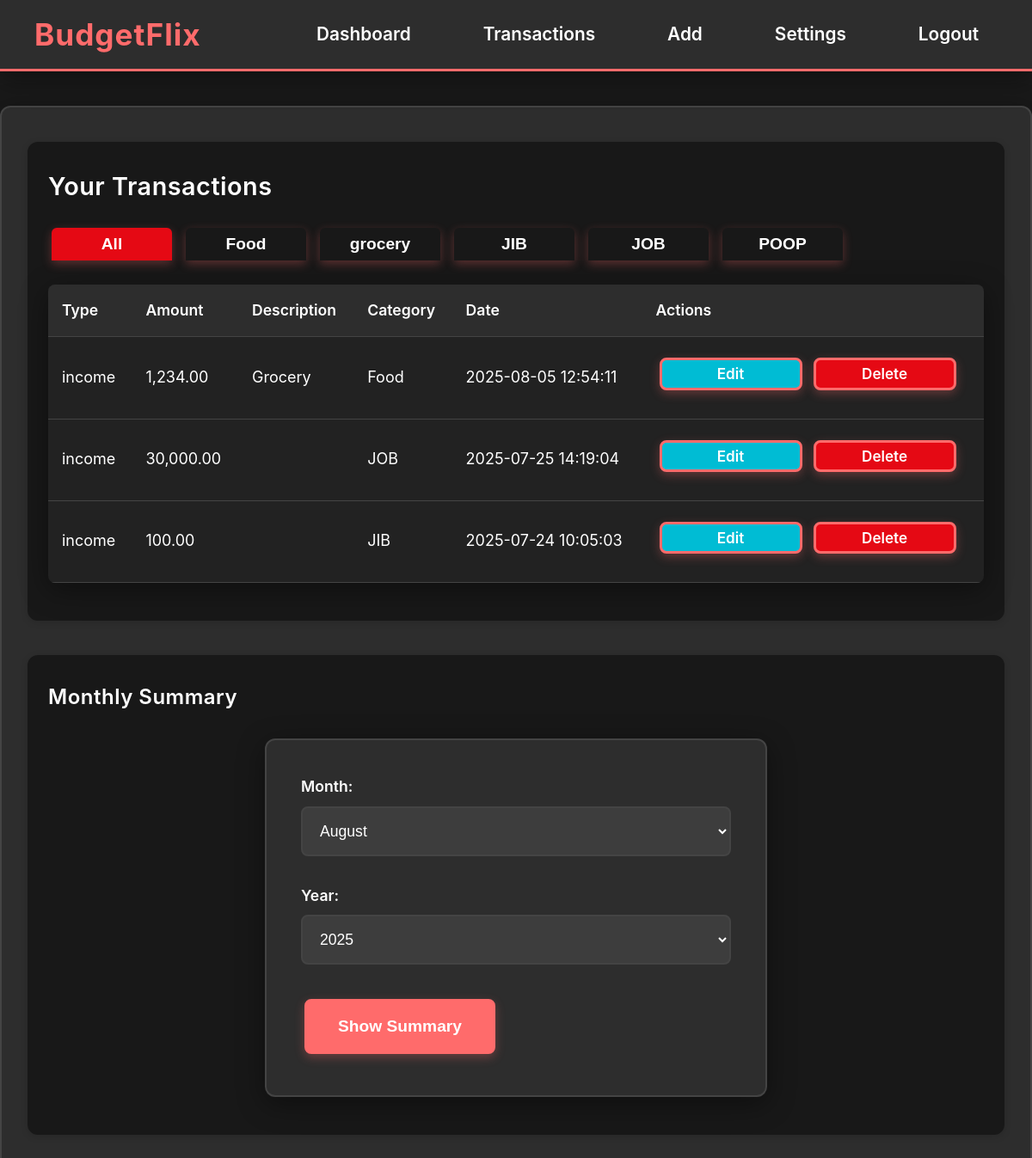
The page /transactions.php?type=income (signed in) on the database its author committed.
### tables this page shows
CREATE TABLE `transactions` (
  `id` int(11) NOT NULL,
  `user_id` int(11) NOT NULL,
  `member_id` int(11) DEFAULT NULL,
  `type` enum('income','expense') NOT NULL,
  `amount` decimal(10,2) NOT NULL,
  `description` varchar(255) DEFAULT NULL,
  `category` varchar(100) DEFAULT NULL,
  `created_at` timestamp NOT NULL DEFAULT current_timestamp(),
  `updated_at` timestamp NOT NULL DEFAULT current_timestamp() ON UPDATE current_timestamp()
);

### transactions.php (the view, shortened to what this page needs)
<?php
require_once 'includes/db.php';
$user_id = $_SESSION['user_id'];
$type_filter = $_GET['type'] ?? '';
$transactions = [];
$query = 'SELECT id, type, amount, description, category, created_at FROM transactions WHERE user_id = ?';
$params = [$user_id];
$types = 'i';
if ($type_filter) { $query .= ' AND type = ?'; $params[] = $type_filter; $types .= 's'; }
$query .= ' ORDER BY created_at DESC';
$stmt = $conn->prepare($query);
$stmt->bind_param($types, ...$params);
$stmt->execute();
$stmt->bind_result($id, $type, $amount, $description, $category, $created_at);
while ($stmt->fetch()) {
    $transactions[] = [
        'id' => $id,
        'type' => $type,
        'amount' => $amount,
        'description' => $description,
        'category' => $category,
        'created_at' => $created_at
    ];
}
$categories = [];
$res = $conn->query("SELECT DISTINCT category FROM transactions WHERE user_id = $user_id ORDER BY category ASC");
while ($row = $res->fetch_assoc()) {
    $categories[] = $row['category'];
}
$summary_month = $_POST['summary_month'] ?? date('m');
$summary_year = $_POST['summary_year'] ?? date('Y');
?>
<!DOCTYPE html>
<html lang="en">
<head>
    <link rel="stylesheet" href="assets/style.css">
</head>
<body>
    <div class="navbar">
        <div class="navbar-logo">BudgetFlix</div>
        <div class="navbar-links">
            <a href="dashboard.php">Dashboard</a>
            <a href="transactions.php">Transactions</a>
            <a href="add_transaction.php">Add</a>
            <a href="settings.php">Settings</a>
            <a href="logout.php">Logout</a>
        </div>
    </div>
    <div class="container">
        <div class="section-card" style="background:#181818; border-radius:12px; box-shadow:0 2px 8px #0002; padding:32px 24px 24px 24px; margin-bottom:40px;">
        <h2 style="margin-top:0;">Your Transactions</h2>
        <div class="tab-bar">
            <button class="tab-btn active" data-tab="tab-all">All</button>
            <?php foreach ($categories as $cat): ?>
                <button class="tab-btn" data-tab="tab-<?= htmlspecialchars(preg_replace('/[^a-zA-Z0-9]/', '', $cat)) ?>">
                    <?= htmlspecialchars($cat) ?>
                </button>
            <?php endforeach; ?>
        </div>
        <div id="tab-all" class="tab-content active">
            <?php if (empty($transactions)): ?>
                <p>No transactions found.</p>
            <?php else: ?>
            <table style="border-collapse: collapse; width: 100%; background:#222; color:#fff; border-radius:8px; overflow:hidden;">
                <thead>
                    <tr style="background:#181818;">
                        <th>Type</th>
                        <th>Amount</th>
                        <th>Description</th>
                        <th>Category</th>
                        <th>Date</th>
                        <th>Actions</th>
                    </tr>
                </thead>
                <tbody>
                    <?php foreach ($transactions as $t): ?>
                        <tr style="border-bottom:1px solid #333;">
                            <td><?= htmlspecialchars($t['type']) ?></td>
                            <td><?= number_format($t['amount'], 2) ?></td>
                            <td><?= htmlspecialchars($t['description']) ?></td>
                            <td><?= htmlspecialchars($t['category']) ?></td>
                            <td><?= htmlspecialchars($t['created_at']) ?></td>
                            <td>
                                <a href="edit_transaction.php?id=<?= $t['id'] ?>" class="action-btn" style="padding:2px 10px; font-size:0.95em; background:#00bcd4;">Edit</a>
                                <a href="delete_transaction.php?id=<?= $t['id'] ?>" class="action-btn" style="padding:2px 10px; font-size:0.95em; background:#e50914;" onclick="return confirm('Are you sure you want to delete this transaction?');">Delete</a>
                            </td>
                        </tr>
                    <?php endforeach; ?>
                </tbody>
            </table>
            <?php endif; ?>
        </div>
        </div>
        <div class="section-card" style="background:#181818; border-radius:12px; box-shadow:0 2px 8px #0002; padding:32px 24px 24px 24px; margin-bottom:40px;">
        <h3 style="margin-top:0;">Monthly Summary</h3>
        <form method="post" action="transactions.php" style="margin-bottom: 20px;">
            <label>Month:
                <select name="summary_month">
                    <?php for ($m=1; $m<=12; $m++): ?>
                        <option value="<?= $m ?>"<?= $summary_month==$m?' selected':''; ?>><?= date('F', mktime(0,0,0,$m,1)) ?></option>
                    <?php endfor; ?>
                </select>
            </label>
            <label>Year:
                <select name="summary_year">
                    <?php for ($y=date('Y')-5; $y<=date('Y'); $y++): ?>
                        <option value="<?= $y ?>"<?= $summary_year==$y?' selected':''; ?>><?= $y ?></option>
                    <?php endfor; ?>
                </select>
            </label>
            <button type="submit" name="show_summary" value="1" class="action-btn">Show Summary</button>
        </form>
        </div>
    </div>
</body>
</html>

### assets/style.css (style rules this page uses)
:root { --primary-color: #ff6b6b; --primary-hover: #ff5252; --secondary-color: #4CAF50; --secondary-hover: #45a049; --accent-color: #2196F3; --accent-hover: #1976D2; --warning-color: #FF9800; --warning-hover: #F57C00; --success-color: #4CAF50; --success-hover: #45a049; --danger-color: #f44336; --danger-hover: #d32f2f; --bg-primary: #1a1a1a; --bg-secondary: #2d2d2d; --bg-card: #3d3d3d; --bg-light: #f5f5f5; --bg-light-secondary: #ffffff; --bg-light-card: #ffffff; --text-primary: #ffffff; --text-secondary: #cccccc; --text-muted: #888888; --text-dark: #222222; --text-dark-secondary: #666666; --border-color: #444444; --border-light: #eeeeee; --shadow: 0 8px 32px rgba(0,0,0,0.4); --shadow-light: 0 2px 8px rgba(0,0,0,0.08); --transition: all 0.3s cubic-bezier(0.4, 0, 0.2, 1); --border-radius: 12px; --border-radius-sm: 8px; }
body { font-family: 'Inter', 'Segoe UI', 'Arial', sans-serif; background: var(--bg-primary); color: var(--text-primary); margin: 0; padding: 0; line-height: 1.6; font-size: 18px; transition: var(--transition); min-height: 100vh; }
h1, h2, h3, h4, h5, h6 { color: var(--text-primary); font-weight: 600; letter-spacing: 0.5px; margin: 0 0 20px 0; line-height: 1.4; }
h2 { font-size: 1.8rem; }
h3 { font-size: 1.5rem; }
a { color: var(--primary-color); text-decoration: underline; font-weight: 500; transition: var(--transition); }
.navbar { background: var(--bg-secondary); color: var(--text-primary); display: flex; align-items: center; justify-content: space-between; padding: 0 40px; height: 80px; position: sticky; top: 0; z-index: 1000; box-shadow: var(--shadow); border-bottom: 3px solid var(--primary-color); transition: var(--transition); }
.navbar-logo { font-size: 2.2rem; font-weight: bold; color: var(--primary-color); letter-spacing: 1px; transition: var(--transition); }
.navbar-links { display: flex; gap: 40px; align-items: center; }
.navbar-links a { color: var(--text-primary); font-size: 1.3rem; font-weight: 600; padding: 12px 20px; border-radius: var(--border-radius-sm); transition: var(--transition); text-decoration: none; border: 2px solid transparent; position: relative; overflow: hidden; }
.navbar-links a::before { content: ''; position: absolute; top: 0; left: -100%; width: 100%; height: 100%; background: var(--primary-color); transition: var(--transition); z-index: -1; }
.container { max-width: 1200px; margin: 40px auto 0 auto; padding: 40px 30px; background: var(--bg-secondary); border-radius: var(--border-radius); box-shadow: var(--shadow); border: 2px solid var(--border-color); transition: var(--transition); }
button, .action-btn { background: var(--primary-color); color: var(--text-primary); border: 3px solid var(--primary-color); border-radius: var(--border-radius-sm); padding: 18px 36px; font-size: 1.2rem; font-weight: 600; cursor: pointer; transition: var(--transition); box-shadow: 0 4px 12px rgba(255,107,107,0.3); margin: 8px 4px; min-width: 140px; text-align: center; display: inline-block; text-decoration: none; position: relative; overflow: hidden; }
button::before, .action-btn::before { content: ''; position: absolute; top: 50%; left: 50%; width: 0; height: 0; background: rgba(255,255,255,0.2); border-radius: 50%; transform: translate(-50%, -50%); transition: var(--transition); }
form { background: var(--bg-secondary); padding: 40px; margin: 32px auto; border-radius: var(--border-radius); box-shadow: var(--shadow); max-width: 500px; border: 2px solid var(--border-color); transition: var(--transition); }
label { display: block; margin-bottom: 8px; color: var(--text-primary); font-weight: 600; font-size: 1.1rem; }
input, select, textarea { padding: 16px; margin-top: 8px; margin-bottom: 24px; width: 100%; box-sizing: border-box; border-radius: var(--border-radius-sm); border: 2px solid var(--border-color); background: var(--bg-card); color: var(--text-primary); font-size: 1.1rem; transition: var(--transition); }
table { width: 100%; border-collapse: collapse; margin: 20px 0; background: var(--bg-card); border-radius: var(--border-radius); overflow: hidden; box-shadow: var(--shadow); }
th, td { padding: 16px; text-align: left; border-bottom: 1px solid var(--border-color); transition: var(--transition); }
th { background: var(--bg-secondary); color: var(--text-primary); font-weight: 600; font-size: 1.1rem; }
::placeholder { color: var(--text-muted); opacity: 1; }

### rows shown on the page
transactions: type "income", amount "1,234.00", description "Grocery", category "Food", created_at "2025-08-05 12:54:11"
transactions: type "income", amount "30,000.00", category "JOB", created_at "2025-07-25 14:19:04"
transactions: type "income", amount "100.00", category "JIB", created_at "2025-07-24 10:05:03"

### other values the page prints
$cat "Food"
$cat "grocery"
$cat "JIB"
$cat "JOB"
$cat "POOP"
form field summary_month "August"
form field summary_year "2025"
